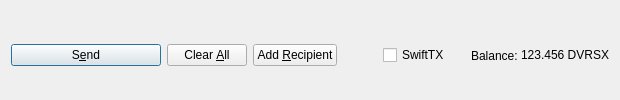
         <widget class="QFrame" name="frame_Send">
          <layout class="QHBoxLayout" name="horizontalLayout">
           <property name="bottomMargin">
            <number>0</number>
           </property>
           <item>
            <widget class="QPushButton" name="sendButton">
             <property name="minimumSize">
              <size>
               <width>150</width>
               <height>0</height>
              </size>
             </property>
             <property name="toolTip">
              <string>Confirm the send action</string>
             </property>
             <property name="text">
              <string>S&amp;end</string>
             </property>
             <property name="icon">
              <iconset resource="../diversex.qrc">
               <normaloff>:/icons/send</normaloff>:/icons/send</iconset>
             </property>
             <property name="autoDefault">
              <bool>false</bool>
             </property>
             <property name="default">
              <bool>true</bool>
             </property>
            </widget>
           </item>
           <item>
            <widget class="QPushButton" name="clearButton">
             <property name="sizePolicy">
              <sizepolicy hsizetype="Minimum" vsizetype="Fixed">
               <horstretch>0</horstretch>
               <verstretch>0</verstretch>
              </sizepolicy>
             </property>
             <property name="toolTip">
              <string>Clear all fields of the form.</string>
             </property>
             <property name="text">
              <string>Clear &amp;All</string>
             </property>
             <property name="icon">
              <iconset resource="../diversex.qrc">
               <normaloff>:/icons/remove</normaloff>:/icons/remove</iconset>
             </property>
             <property name="autoDefault">
              <bool>false</bool>
             </property>
            </widget>
           </item>
           <item>
            <widget class="QPushButton" name="addButton">
             <property name="toolTip">
              <string>Send to multiple recipients at once</string>
             </property>
             <property name="text">
              <string>Add &amp;Recipient</string>
             </property>
             <property name="icon">
              <iconset resource="../diversex.qrc">
               <normaloff>:/icons/add</normaloff>:/icons/add</iconset>
             </property>
             <property name="autoDefault">
              <bool>false</bool>
             </property>
            </widget>
           </item>
           <item>
            <spacer name="horizontalSpacer">
             <property name="orientation">
              <enum>Qt::Horizontal</enum>
             </property>
             <property name="sizeHint" stdset="0">
              <size>
               <width>40</width>
               <height>20</height>
              </size>
             </property>
            </spacer>
           </item>
           <item>
            <layout class="QHBoxLayout" name="horizontalLayout_2">
             <property name="spacing">
              <number>3</number>
             </property>
             <item>
              <widget class="QCheckBox" name="checkSwiftTX">
               <property name="enabled">
                <bool>true</bool>
               </property>
               <property name="minimumSize">
                <size>
                 <width>85</width>
                 <height>0</height>
                </size>
               </property>
               <property name="text">
                <string>SwiftTX</string>
               </property>
              </widget>
             </item>
             <item>
              <widget class="QLabel" name="label">
               <property name="text">
                <string>Balance:</string>
               </property>
              </widget>
             </item>
             <item>
              <widget class="QLabel" name="labelBalance">
               <property name="sizePolicy">
                <sizepolicy hsizetype="Preferred" vsizetype="Fixed">
                 <horstretch>0</horstretch>
                 <verstretch>0</verstretch>
                </sizepolicy>
               </property>
               <property name="cursor">
                <cursorShape>IBeamCursor</cursorShape>
               </property>
               <property name="text">
                <string notr="true">123.456 DVRSX</string>
               </property>
               <property name="textInteractionFlags">
                <set>Qt::LinksAccessibleByMouse|Qt::TextSelectableByKeyboard|Qt::TextSelectableByMouse</set>
               </property>
              </widget>
             </item>
            </layout>
           </item>
          </layout>
         </widget>
